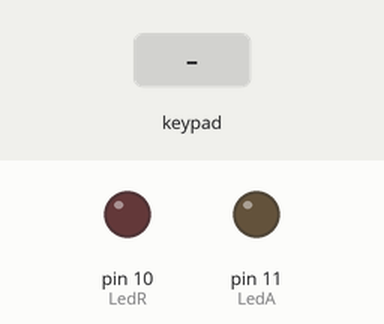
Simulated run of this sketch. Board: Arduino Uno, built with avr-gcc and run on an emulated ATmega328P. Shown: output pins drawn as LEDs (lit = HIGH). The inputs (shaded band) are chosen by the test bench. What the sketch prints to the serial monitor is not drawn.

Above: at 1.2 s.
1.3 s: keypad keys 1 2 3 4 5 6 pressed 0.4 s apart
At 3.7 s:
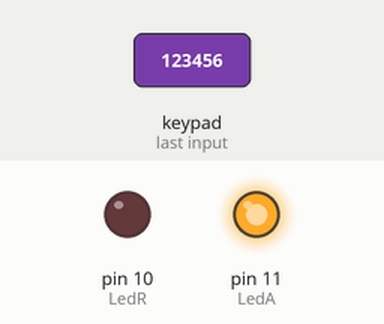
6.7 s: keypad keys 1 3 9 7 2 2 pressed 0.4 s apart
At 9.9 s:
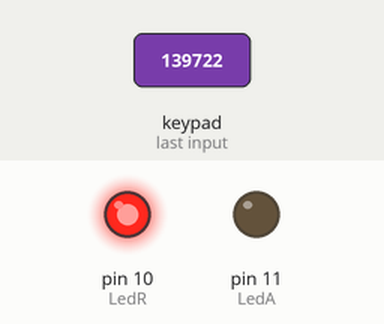
12.1 s: key 'A' pressed
13.6 s: key 'B' pressed
15.1 s: key 'C' pressed
16.6 s: keypad keys 1 2 3 4 5 6 # pressed 0.4 s apart
At 21.4 s:
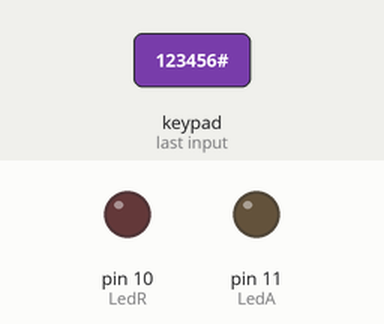
Timing chart, 0 to 22.9 s (numbered marks = the images above; inputs shaded):
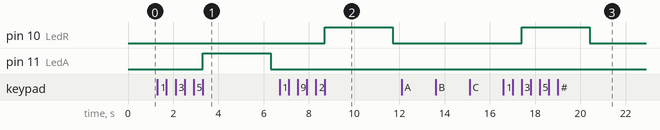

The sketch:

control_acceso.ino
```cpp
#include <Key.h>
#include <Keypad.h>
int LedR = 10;
int LedA = 11;
const byte Filas = 4;
const byte Columnas = 4;
char keys[Columnas][Filas] = {
  {'1','2','3','A'},
  {'4','5','6','B'},
  {'7','8','9','C'},
  {'*','0','#','D'}
};

byte pinFilas[Columnas] = {9,8,7,6};
byte pinColumnas[Filas] = {5,4,3,2};

Keypad teclado = Keypad (makeKeymap(keys), pinFilas, pinColumnas, Filas, Columnas );
char Tecla;
char Clave[7];
char Clave_M[7] = "123456";
byte Indice = 0;

void setup() {
  pinMode (LedR, OUTPUT);
  pinMode (LedA, OUTPUT);
  Serial.begin(9600);
}

void loop() {

  Tecla = teclado.getKey();
  if (Tecla){
    Clave [Indice] = Tecla;
    Indice++;
    Serial.print(Tecla);
  }
  if (Indice == 6){
    if (!strcmp(Clave, Clave_M)){
      Serial.println(" Correcta");
      digitalWrite(LedA,HIGH);
      delay(3000);
      digitalWrite(LedA,LOW);
      Indice = 0;

       }
    else{
      Serial.println(" Incorrecta");
      digitalWrite(LedR,HIGH);
      delay(3000);
      digitalWrite(LedR,LOW);
      Indice = 0;
    }
  }
}
```

Measured:
- after the input at 1.3 s, pin 11 (LedA): LOW → HIGH after 2.0 s, → LOW 3.0 s later
- after the input at 6.7 s, pin 10 (LedR): LOW → HIGH after 2.0 s, → LOW 3.0 s later
- after the input at 12.1 s, every drawn part: stays the same
- after the input at 13.6 s, every drawn part: stays the same
- after the input at 15.1 s, every drawn part: stays the same
- after the input at 16.6 s, pin 10 (LedR): LOW → HIGH after 0.81 s, → LOW 3.0 s later
